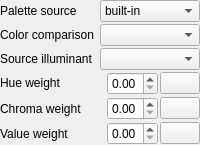
                       <widget class="QWidget" name="widget_3" native="true">
                        <property name="sizePolicy">
                         <sizepolicy hsizetype="Preferred" vsizetype="Fixed">
                          <horstretch>0</horstretch>
                          <verstretch>0</verstretch>
                         </sizepolicy>
                        </property>
                        <property name="minimumSize">
                         <size>
                          <width>0</width>
                          <height>0</height>
                         </size>
                        </property>
                        <property name="maximumSize">
                         <size>
                          <width>16777215</width>
                          <height>16777215</height>
                         </size>
                        </property>
                        <property name="baseSize">
                         <size>
                          <width>0</width>
                          <height>0</height>
                         </size>
                        </property>
                        <property name="styleSheet">
                         <string notr="true"/>
                        </property>
                        <layout class="QGridLayout" name="gridLayout_41">
                         <property name="leftMargin">
                          <number>0</number>
                         </property>
                         <property name="topMargin">
                          <number>0</number>
                         </property>
                         <property name="rightMargin">
                          <number>0</number>
                         </property>
                         <property name="bottomMargin">
                          <number>0</number>
                         </property>
                         <property name="spacing">
                          <number>0</number>
                         </property>
                         <item row="0" column="1">
                          <layout class="QVBoxLayout" name="verticalLayout_6">
                           <property name="spacing">
                            <number>0</number>
                           </property>
                           <property name="sizeConstraint">
                            <enum>QLayout::SizeConstraint::SetDefaultConstraint</enum>
                           </property>
                           <item>
                            <widget class="QWidget" name="widget_2" native="true">
                             <property name="sizePolicy">
                              <sizepolicy hsizetype="Preferred" vsizetype="Fixed">
                               <horstretch>0</horstretch>
                               <verstretch>0</verstretch>
                              </sizepolicy>
                             </property>
                             <property name="minimumSize">
                              <size>
                               <width>0</width>
                               <height>0</height>
                              </size>
                             </property>
                             <property name="maximumSize">
                              <size>
                               <width>16777215</width>
                               <height>16777215</height>
                              </size>
                             </property>
                             <property name="baseSize">
                              <size>
                               <width>0</width>
                               <height>0</height>
                              </size>
                             </property>
                             <layout class="QGridLayout" name="gridLayout_36">
                              <property name="leftMargin">
                               <number>0</number>
                              </property>
                              <property name="topMargin">
                               <number>0</number>
                              </property>
                              <property name="rightMargin">
                               <number>0</number>
                              </property>
                              <property name="bottomMargin">
                               <number>0</number>
                              </property>
                              <property name="horizontalSpacing">
                               <number>0</number>
                              </property>
                              <property name="verticalSpacing">
                               <number>2</number>
                              </property>
                              <item row="6" column="0">
                               <spacer name="verticalSpacer_8">
                                <property name="orientation">
                                 <enum>Qt::Orientation::Vertical</enum>
                                </property>
                                <property name="sizeHint" stdset="0">
                                 <size>
                                  <width>0</width>
                                  <height>0</height>
                                 </size>
                                </property>
                               </spacer>
                              </item>
                              <item row="1" column="0">
                               <widget class="QLabel" name="label_8">
                                <property name="sizePolicy">
                                 <sizepolicy hsizetype="Preferred" vsizetype="Fixed">
                                  <horstretch>0</horstretch>
                                  <verstretch>0</verstretch>
                                 </sizepolicy>
                                </property>
                                <property name="toolTip">
                                 <string extracomment="Choose a color comparison method between colors in the source image and colors in the palette.">Choose a color comparison method between colors in the source image and colors in the palette.</string>
                                </property>
                                <property name="text">
                                 <string>Color comparison</string>
                                </property>
                               </widget>
                              </item>
                              <item row="5" column="0">
                               <widget class="QLabel" name="valueWeightLabel">
                                <property name="toolTip">
                                 <string extracomment="How much the color comparison should consider the lightness of a color.">How much the color comparison should consider the lightness of a color.</string>
                                </property>
                                <property name="text">
                                 <string>Value weight</string>
                                </property>
                               </widget>
                              </item>
                              <item row="4" column="0">
                               <widget class="QLabel" name="chromaWeightLabel">
                                <property name="toolTip">
                                 <string extracomment="How much the color comparison should consider the grey-ness of a color.">How much the color comparison should consider the grey-ness of a color.</string>
                                </property>
                                <property name="text">
                                 <string>Chroma weight</string>
                                </property>
                               </widget>
                              </item>
                              <item row="2" column="0">
                               <widget class="QLabel" name="srcIlluminantLabel">
                                <property name="sizePolicy">
                                 <sizepolicy hsizetype="Preferred" vsizetype="Fixed">
                                  <horstretch>0</horstretch>
                                  <verstretch>0</verstretch>
                                 </sizepolicy>
                                </property>
                                <property name="toolTip">
                                 <string extracomment="Specify the illuminant used in the source image.">Specify the illuminant used in the source image.</string>
                                </property>
                                <property name="text">
                                 <string>Source illuminant</string>
                                </property>
                               </widget>
                              </item>
                              <item row="0" column="0">
                               <widget class="QLabel" name="label">
                                <property name="sizePolicy">
                                 <sizepolicy hsizetype="Preferred" vsizetype="Fixed">
                                  <horstretch>0</horstretch>
                                  <verstretch>0</verstretch>
                                 </sizepolicy>
                                </property>
                                <property name="toolTip">
                                 <string extracomment="Choose between built-in palettes, a palette loaded from file, or a palette generated from the current image.">Choose between built-in palettes, a palette loaded from file, or a palette generated from the current image.</string>
                                </property>
                                <property name="text">
                                 <string>Palette source</string>
                                </property>
                               </widget>
                              </item>
                              <item row="3" column="0">
                               <widget class="QLabel" name="hueWeightLabel">
                                <property name="sizePolicy">
                                 <sizepolicy hsizetype="Preferred" vsizetype="Fixed">
                                  <horstretch>0</horstretch>
                                  <verstretch>0</verstretch>
                                 </sizepolicy>
                                </property>
                                <property name="toolTip">
                                 <string extracomment="How much the color comparison should consider the hue of a color.">How much the color comparison should consider the hue of a color.</string>
                                </property>
                                <property name="text">
                                 <string>Hue weight</string>
                                </property>
                               </widget>
                              </item>
                              <item row="3" column="1">
                               <layout class="QHBoxLayout" name="horizontalLayout_2">
                                <property name="spacing">
                                 <number>2</number>
                                </property>
                                <item>
                                 <spacer name="horizontalSpacer_3">
                                  <property name="orientation">
                                   <enum>Qt::Orientation::Horizontal</enum>
                                  </property>
                                  <property name="sizeHint" stdset="0">
                                   <size>
                                    <width>0</width>
                                    <height>0</height>
                                   </size>
                                  </property>
                                 </spacer>
                                </item>
                                <item>
                                 <widget class="QDoubleSpinBox" name="spinBoxHue">
                                  <property name="minimumSize">
                                   <size>
                                    <width>51</width>
                                    <height>0</height>
                                   </size>
                                  </property>
                                  <property name="maximumSize">
                                   <size>
                                    <width>51</width>
                                    <height>16777215</height>
                                   </size>
                                  </property>
                                  <property name="baseSize">
                                   <size>
                                    <width>51</width>
                                    <height>0</height>
                                   </size>
                                  </property>
                                  <property name="toolTip">
                                   <string extracomment="How much the color comparison should consider the hue of a color.">How much the color comparison should consider the hue of a color.</string>
                                  </property>
                                  <property name="keyboardTracking">
                                   <bool>false</bool>
                                  </property>
                                  <property name="maximum">
                                   <double>1.000000000000000</double>
                                  </property>
                                  <property name="singleStep">
                                   <double>0.040000000000000</double>
                                  </property>
                                 </widget>
                                </item>
                                <item>
                                 <widget class="QPushButton" name="resetHueWeightButton">
                                  <property name="toolTip">
                                   <string extracomment="Reset hue weight to default.">Reset hue weight to default</string>
                                  </property>
                                  <property name="text">
                                   <string/>
                                  </property>
                                 </widget>
                                </item>
                               </layout>
                              </item>
                              <item row="4" column="1">
                               <layout class="QHBoxLayout" name="horizontalLayout_4">
                                <property name="spacing">
                                 <number>2</number>
                                </property>
                                <item>
                                 <spacer name="horizontalSpacer_4">
                                  <property name="orientation">
                                   <enum>Qt::Orientation::Horizontal</enum>
                                  </property>
                                  <property name="sizeHint" stdset="0">
                                   <size>
                                    <width>0</width>
                                    <height>0</height>
                                   </size>
                                  </property>
                                 </spacer>
                                </item>
                                <item>
                                 <widget class="QDoubleSpinBox" name="spinBoxChroma">
                                  <property name="minimumSize">
                                   <size>
                                    <width>51</width>
                                    <height>0</height>
                                   </size>
                                  </property>
                                  <property name="maximumSize">
                                   <size>
                                    <width>51</width>
                                    <height>16777215</height>
                                   </size>
                                  </property>
                                  <property name="baseSize">
                                   <size>
                                    <width>51</width>
                                    <height>0</height>
                                   </size>
                                  </property>
                                  <property name="toolTip">
                                   <string extracomment="How much the color comparison should consider the grey-ness of a color.">How much the color comparison should consider the grey-ness of a color.</string>
                                  </property>
                                  <property name="keyboardTracking">
                                   <bool>false</bool>
                                  </property>
                                  <property name="maximum">
                                   <double>1.000000000000000</double>
                                  </property>
                                  <property name="singleStep">
                                   <double>0.040000000000000</double>
                                  </property>
                                 </widget>
                                </item>
                                <item>
                                 <widget class="QPushButton" name="resetChromaWeightButton">
                                  <property name="toolTip">
                                   <string extracomment="Reset chroma weight to default.">Reset chroma weight to default.</string>
                                  </property>
                                  <property name="text">
                                   <string/>
                                  </property>
                                 </widget>
                                </item>
                               </layout>
                              </item>
                              <item row="5" column="1">
                               <layout class="QHBoxLayout" name="horizontalLayout_5">
                                <property name="spacing">
                                 <number>2</number>
                                </property>
                                <item>
                                 <spacer name="horizontalSpacer_5">
                                  <property name="orientation">
                                   <enum>Qt::Orientation::Horizontal</enum>
                                  </property>
                                  <property name="sizeHint" stdset="0">
                                   <size>
                                    <width>0</width>
                                    <height>0</height>
                                   </size>
                                  </property>
                                 </spacer>
                                </item>
                                <item>
                                 <widget class="QDoubleSpinBox" name="spinBoxValue">
                                  <property name="minimumSize">
                                   <size>
                                    <width>51</width>
                                    <height>0</height>
                                   </size>
                                  </property>
                                  <property name="maximumSize">
                                   <size>
                                    <width>51</width>
                                    <height>16777215</height>
                                   </size>
                                  </property>
                                  <property name="baseSize">
                                   <size>
                                    <width>51</width>
                                    <height>0</height>
                                   </size>
                                  </property>
                                  <property name="toolTip">
                                   <string extracomment="How much the color comparison should consider the lightness of a color.">How much the color comparison should consider the lightness of a color.</string>
                                  </property>
                                  <property name="keyboardTracking">
                                   <bool>false</bool>
                                  </property>
                                  <property name="maximum">
                                   <double>1.000000000000000</double>
                                  </property>
                                  <property name="singleStep">
                                   <double>0.040000000000000</double>
                                  </property>
                                 </widget>
                                </item>
                                <item>
                                 <widget class="QPushButton" name="resetValueWeightButton">
                                  <property name="toolTip">
                                   <string extracomment="Reset value weight to default.">Reset value weight to default.</string>
                                  </property>
                                  <property name="text">
                                   <string/>
                                  </property>
                                 </widget>
                                </item>
                               </layout>
                              </item>
                              <item row="2" column="1">
                               <layout class="QHBoxLayout" name="horizontalLayout_6">
                                <item>
                                 <spacer name="horizontalSpacer_6">
                                  <property name="orientation">
                                   <enum>Qt::Orientation::Horizontal</enum>
                                  </property>
                                  <property name="sizeHint" stdset="0">
                                   <size>
                                    <width>0</width>
                                    <height>0</height>
                                   </size>
                                  </property>
                                 </spacer>
                                </item>
                                <item>
                                 <widget class="QComboBox" name="srcIlluminantCombo">
                                  <property name="sizePolicy">
                                   <sizepolicy hsizetype="Fixed" vsizetype="Minimum">
                                    <horstretch>0</horstretch>
                                    <verstretch>0</verstretch>
                                   </sizepolicy>
                                  </property>
                                  <property name="minimumSize">
                                   <size>
                                    <width>100</width>
                                    <height>0</height>
                                   </size>
                                  </property>
                                  <property name="maximumSize">
                                   <size>
                                    <width>100</width>
                                    <height>16777215</height>
                                   </size>
                                  </property>
                                  <property name="baseSize">
                                   <size>
                                    <width>100</width>
                                    <height>0</height>
                                   </size>
                                  </property>
                                  <property name="focusPolicy">
                                   <enum>Qt::FocusPolicy::NoFocus</enum>
                                  </property>
                                  <property name="toolTip">
                                   <string extracomment="Specify the illuminant used in the source image.">determines how the image's colors will be matched to the colors in the palette</string>
                                  </property>
                                 </widget>
                                </item>
                               </layout>
                              </item>
                              <item row="1" column="1">
                               <layout class="QHBoxLayout" name="horizontalLayout_8">
                                <item>
                                 <spacer name="horizontalSpacer_8">
                                  <property name="orientation">
                                   <enum>Qt::Orientation::Horizontal</enum>
                                  </property>
                                  <property name="sizeHint" stdset="0">
                                   <size>
                                    <width>0</width>
                                    <height>1</height>
                                   </size>
                                  </property>
                                 </spacer>
                                </item>
                                <item>
                                 <widget class="QComboBox" name="colorComparisonCombo">
                                  <property name="sizePolicy">
                                   <sizepolicy hsizetype="Fixed" vsizetype="Minimum">
                                    <horstretch>0</horstretch>
                                    <verstretch>0</verstretch>
                                   </sizepolicy>
                                  </property>
                                  <property name="minimumSize">
                                   <size>
                                    <width>100</width>
                                    <height>0</height>
                                   </size>
                                  </property>
                                  <property name="maximumSize">
                                   <size>
                                    <width>100</width>
                                    <height>16777215</height>
                                   </size>
                                  </property>
                                  <property name="baseSize">
                                   <size>
                                    <width>100</width>
                                    <height>0</height>
                                   </size>
                                  </property>
                                  <property name="focusPolicy">
                                   <enum>Qt::FocusPolicy::NoFocus</enum>
                                  </property>
                                  <property name="toolTip">
                                   <string extracomment="Choose a color comparison method between colors in the source image and colors in the palette.">determines how the image's colors will be matched to the colors in the palette</string>
                                  </property>
                                 </widget>
                                </item>
                               </layout>
                              </item>
                              <item row="0" column="1">
                               <layout class="QHBoxLayout" name="horizontalLayout_7">
                                <item>
                                 <spacer name="horizontalSpacer_7">
                                  <property name="orientation">
                                   <enum>Qt::Orientation::Horizontal</enum>
                                  </property>
                                  <property name="sizeHint" stdset="0">
                                   <size>
                                    <width>0</width>
                                    <height>1</height>
                                   </size>
                                  </property>
                                 </spacer>
                                </item>
                                <item>
                                 <widget class="QComboBox" name="paletteSourceCombo">
                                  <property name="sizePolicy">
                                   <sizepolicy hsizetype="Fixed" vsizetype="Minimum">
                                    <horstretch>0</horstretch>
                                    <verstretch>0</verstretch>
                                   </sizepolicy>
                                  </property>
                                  <property name="minimumSize">
                                   <size>
                                    <width>100</width>
                                    <height>0</height>
                                   </size>
                                  </property>
                                  <property name="maximumSize">
                                   <size>
                                    <width>100</width>
                                    <height>16777215</height>
                                   </size>
                                  </property>
                                  <property name="baseSize">
                                   <size>
                                    <width>100</width>
                                    <height>0</height>
                                   </size>
                                  </property>
                                  <property name="focusPolicy">
                                   <enum>Qt::FocusPolicy::NoFocus</enum>
                                  </property>
                                  <property name="toolTip">
                                   <string extracomment="Choose between built-in palettes, a palette loaded from file, or a palette generated from the current image.">set palette source</string>
                                  </property>
                                  <item>
                                   <property name="text">
                                    <string>built-in</string>
                                   </property>
                                  </item>
                                  <item>
                                   <property name="text">
                                    <string>from file</string>
                                   </property>
                                  </item>
                                  <item>
                                   <property name="text">
                                    <string>reduced</string>
                                   </property>
                                  </item>
                                 </widget>
                                </item>
                               </layout>
                              </item>
                             </layout>
                            </widget>
                           </item>
                          </layout>
                         </item>
                         <item row="1" column="1">
                          <spacer name="verticalSpacer_7">
                           <property name="orientation">
                            <enum>Qt::Orientation::Vertical</enum>
                           </property>
                           <property name="sizeHint" stdset="0">
                            <size>
                             <width>20</width>
                             <height>0</height>
                            </size>
                           </property>
                          </spacer>
                         </item>
                        </layout>
                       </widget>
